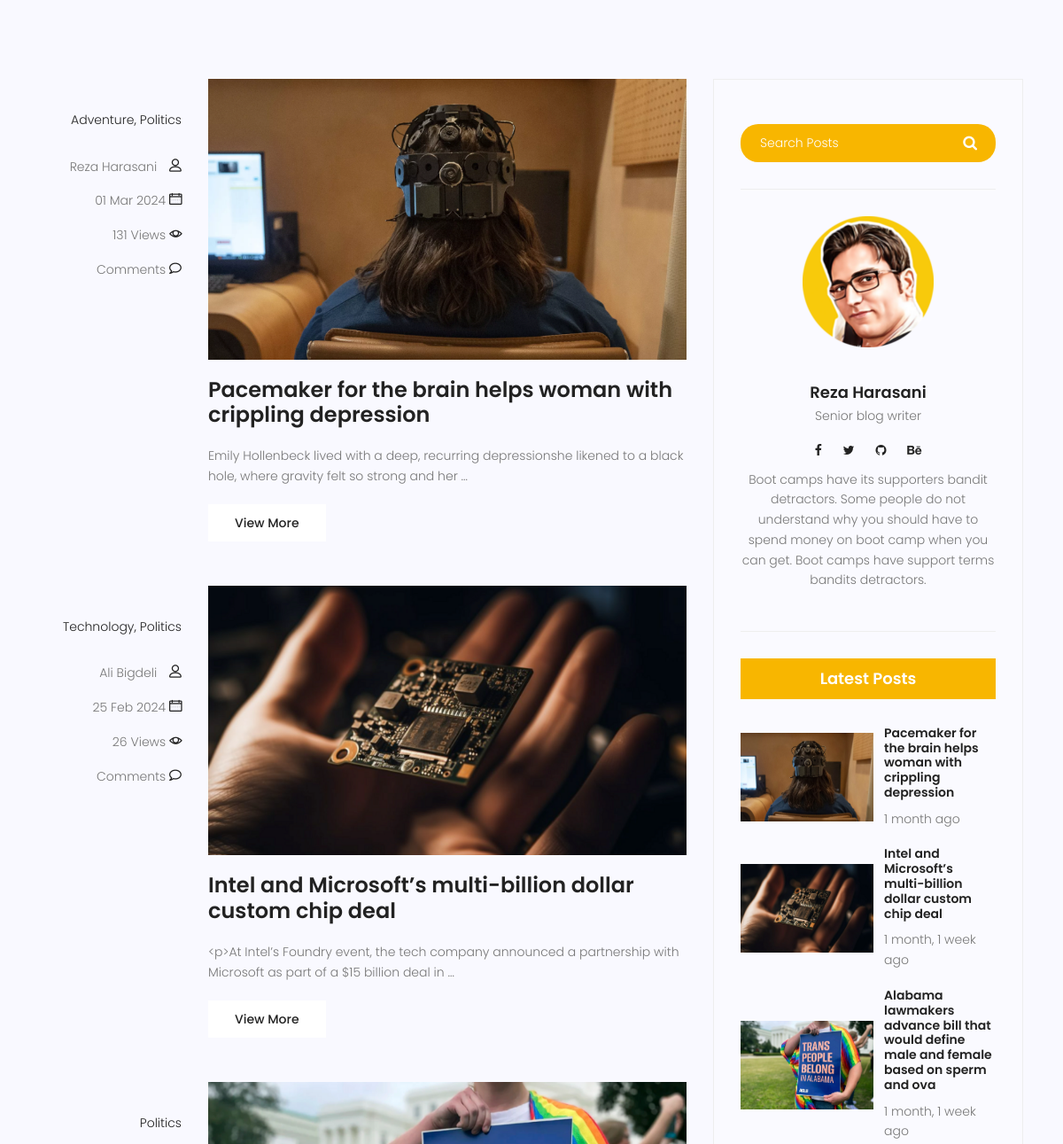
Page /blog/ (middle part) on the earlier database version.
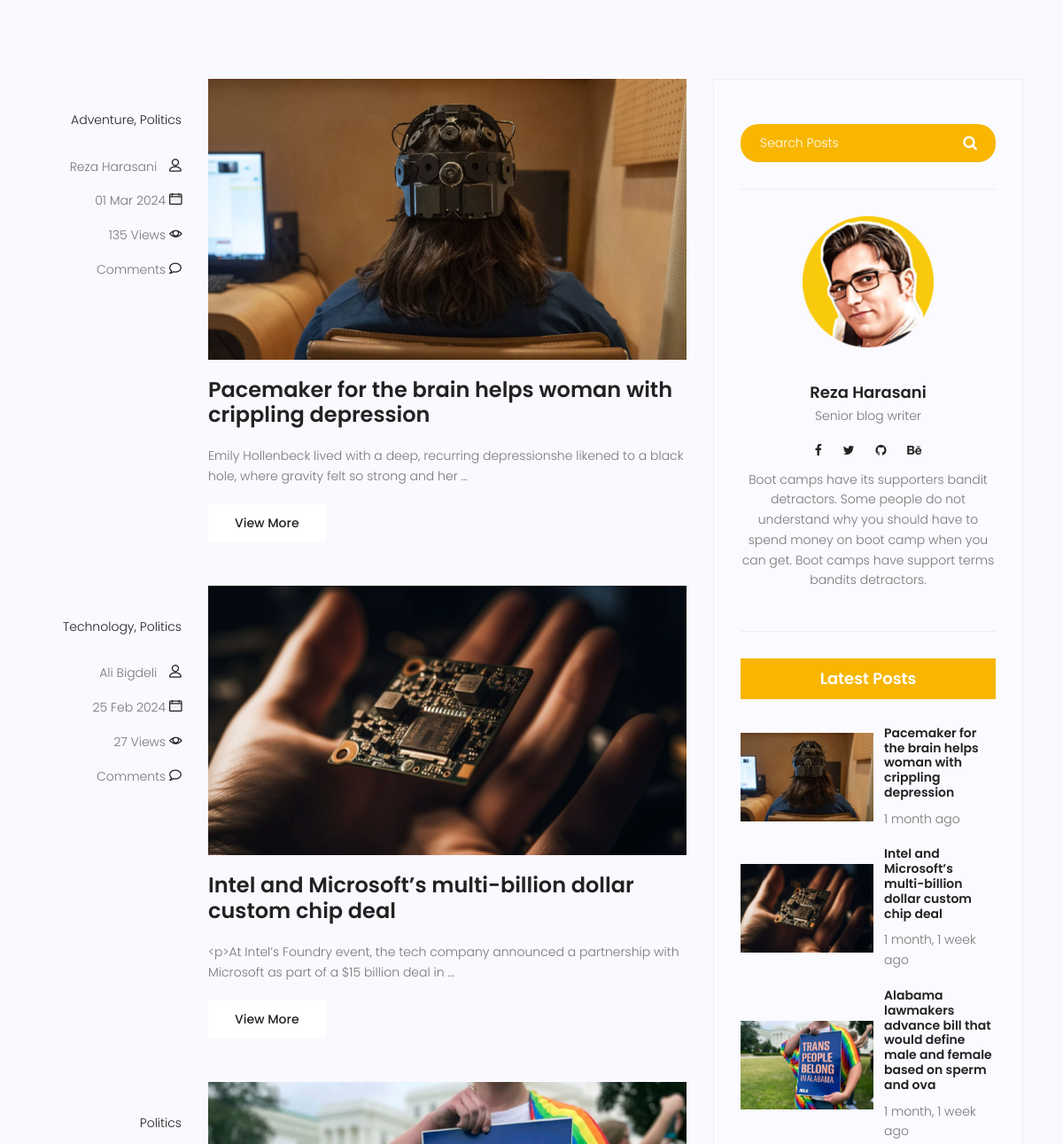
Same page on the later database version.
### blog/models.py (models this page shows, shortened)
class Category(models.Model):
    name = models.CharField(max_length=200)
    class Meta:
        verbose_name_plural = 'Categories'

class Post(models.Model):
    author = models.ForeignKey(User, on_delete=models.SET_NULL, null=True)
    avatar = models.ImageField(upload_to='blog/avatar', default='/blog/avatar/default.png')
    title = models.CharField(max_length=200)
    content = models.TextField()
    image = models.ImageField(upload_to='blog/', default='/blog/default.jpg')
    counted_views = models.IntegerField(default=0)
    status = models.BooleanField(default=False)
    login_require = models.BooleanField(default=False)
    created_date = models.DateTimeField(auto_now_add=True)
    updated_date = models.DateTimeField(auto_now=True)
    published_date = models.DateTimeField(null=True)
    category = models.ManyToManyField(Category)
    tags = TaggableManager()
    class Meta:
        ordering = ['-created_date']

### blog/views.py (the view)
# urls.py: path('', blog_view, name='index'),
def blog_view(request, **kwargs):
    posts = Post.objects.filter(status=1).filter(published_date__lte=timezone.now())
    if kwargs.get('category_name') is not None:
        posts = posts.filter(category__name=kwargs['category_name'])
    if kwargs.get('author_username') is not None:
        posts = posts.filter(author__username=kwargs['author_username'])
    if kwargs.get('tag_name') is not None:
        posts = posts.filter(tags__name__in=[kwargs['tag_name']])
    posts = Paginator(posts, 4)
    try:
        page_number = request.GET.get('page')
        posts = posts.get_page(page_number)
    except PageNotAnInteger:
        posts = posts.get_page(1)
    except EmptyPage:
        posts = posts.get_page(1)
    context = {'posts': posts}
    return render(request, 'blog/blog-home.html', context)

### blog/templatetags/blog_tags.py (called while the page is built)
@register.inclusion_tag('blog/blog-popular-posts.html')
def blog_popular_posts(arg=4):
    posts = Post.objects.filter(status=1).order_by('-published_date')[:arg]
    return {'posts': posts}

@register.inclusion_tag('blog/blog-post-categories.html')
def blog_post_categories():
    posts = Post.objects.filter(status=1)
    categories = Category.objects.all()
    categories_dict = {}
    for category in categories:
        post_count = posts.filter(category=category).count()
        categories_dict[category.name] = post_count
    return {'categories': categories_dict}

### templates/blog/blog-home.html (shortened to what this page needs)
{% extends "base.html" %}
{% load static %}
{% load blog_tags %}
{% block content %}
    <section class="top-category-widget-area pt-90 pb-90 ">
    </section>
    <section class="post-content-area">
        <div class="container">
            <div class="row">
                <div class="col-lg-8 posts-list">
                    {% for post in posts %}
                        <div class="single-post row">
                            <div class="col-lg-3  col-md-3 meta-details">
                                <ul class="tags">
                                    {% for category in post.category.all %}
                                        {% if not forloop.last %}
                                            <li>
                                                <a href="{% url 'blog:category' category_name=category.name %}">{{ category.name }},</a>
                                            </li>
                                        {% else %}
                                            <li>
                                                <a href="{% url 'blog:category' category_name=category.name %}">{{ category.name }}</a>
                                            </li>
                                        {% endif %}
                                    {% endfor %}
                                </ul>
                                <div class="user-details row">
                                    <p class="user-name col-lg-12 col-md-12 col-6"><a
                                            href="{% url 'blog:author' author_username=post.author.username %}">{{ post.author.get_full_name }}</a>
                                        <span class="lnr lnr-user"></span></p>
                                    <p class="date col-lg-12 col-md-12 col-6">
                                        {{ post.published_date|date:"d M Y" }} <span
                                            class="lnr lnr-calendar-full"></span></p>
                                    <p class="view col-lg-12 col-md-12 col-6">{{ post.counted_views }} Views <span
                                            class="lnr lnr-eye"></span></p>
                                    <p class="comments col-lg-12 col-md-12 col-6">{{ post. }} Comments <span
                                            class="lnr lnr-bubble"></span></p>
                                </div>
                            </div>
                            <div class="col-lg-9 col-md-9 ">
                                <div class="feature-img">
                                    <img class="img-fluid" src="{{ post.image.url }}" alt="">
                                </div>
                                <a class="posts-title" href="{% url 'blog:single' pid=post.id %}">
                                    <h3>{{ post.title }}</h3>
                                </a>
                                <p class="excert">
                                    {{ post.content|truncatewords:20 }}
                                </p>
                                <a href="/blog/{{ post.id }}" class="primary-btn">View More</a>
                            </div>
                        </div>
                    {% endfor %}
                </div>
                <div class="col-lg-4 sidebar-widgets">
                    <div class="widget-wrap">
                        {% include 'blog/blog-search.html' %}
                        {% include 'blog/blog-writer.html' %}
                        {% blog_popular_posts %}
                    </div>
                </div>
            </div>
        </div>
    </section>
{% endblock %}

### templates/base.html (shortened to what this page needs)
{% load static %}
<!DOCTYPE html>
<html lang="zxx" class="no-js">
<head>
    <link rel="stylesheet" href="{% static 'css/linearicons.css' %}">
    <link rel="stylesheet" href="{% static 'css/font-awesome.min.css' %}">
    <link rel="stylesheet" href="{% static 'css/bootstrap.css' %}">
    <link rel="stylesheet" href="{% static 'css/magnific-popup.css' %}">
    <link rel="stylesheet" href="{% static 'css/jquery-ui.css' %}">
    <link rel="stylesheet" href="{% static 'css/nice-select.css' %}">
    <link rel="stylesheet" href="{% static 'css/animate.min.css' %}">
    <link rel="stylesheet" href="{% static 'css/owl.carousel.css' %}">
    <link rel="stylesheet" href="{% static 'css/main.css' %}">
</head>
<body>
{% block content %}
{% endblock %}
</body>
</html>

### templates/blog/blog-search.html
{% load static %}
<div class="single-sidebar-widget search-widget">
    <form class="search-form" action="{% url 'blog:search' %}" method="get">
        <input placeholder="Search Posts" name="s" type="text"
               onfocus="this.placeholder = ''"
               onblur="this.placeholder = 'Search Posts'">
        <button type="submit"><i class="fa fa-search"></i></button>
    </form>
</div>

### templates/blog/blog-writer.html
{% load static %}
<div class="single-sidebar-widget user-info-widget">
    <img src="{% static 'img/blog/profile.png' %}" alt="">
    <a href="#"><h4>Reza Harasani</h4></a>
    <p>
        Senior blog writer
    </p>
    <ul class="social-links">
        <li><a href="#"><i class="fa fa-facebook"></i></a></li>
        <li><a href="#"><i class="fa fa-twitter"></i></a></li>
        <li><a href="#"><i class="fa fa-github"></i></a></li>
        <li><a href="#"><i class="fa fa-behance"></i></a></li>
    </ul>
    <p>
        Boot camps have its supporters bandit detractors. Some people do not understand why you
        should have to spend money on boot camp when you can get. Boot camps have support terms
        bandits detractors.
    </p>
</div>

### templates/blog/blog-popular-posts.html
{% load static %}
{% load humanize  %}
<div class="single-sidebar-widget popular-post-widget">
    <h4 class="popular-title">Latest Posts</h4>
    <div class="popular-post-list">
        {% for post in posts %}
            <div class="single-post-list d-flex flex-row align-items-center">
                <div class="thumb">
                    <img class="img-fluid" src="{{ post.image.url }}" alt="">
                </div>
                <div class="details">
                    <a href="{% url 'blog:single' pid=post.id %}"><h6>{{ post.title }}</h6></a>
                    <p>{{ post.published_date|naturaltime }}</p>
                </div>
            </div>
        {% endfor %}
    </div>
</div>

### templates/blog/blog-post-categories.html (shortened to what this page needs)
{% load static %}

### templates/blog/blog-tags.html (shortened to what this page needs)
{% load static %}

### templates/blog/blog-ads.html (shortened to what this page needs)
{% load static %}

### templates/blog/blog-newsletter.html (shortened to what this page needs)
{% load static %}

### templates/website/message.html (shortened to what this page needs)
{% load static %}

Differences in the rows shown:
changed Post "Pacemaker for the brain helps woman with crippling depression": counted_views "131" → "135"
changed Post "Intel and Microsoft’s multi-billion dollar custom chip deal": counted_views "26" → "27"
